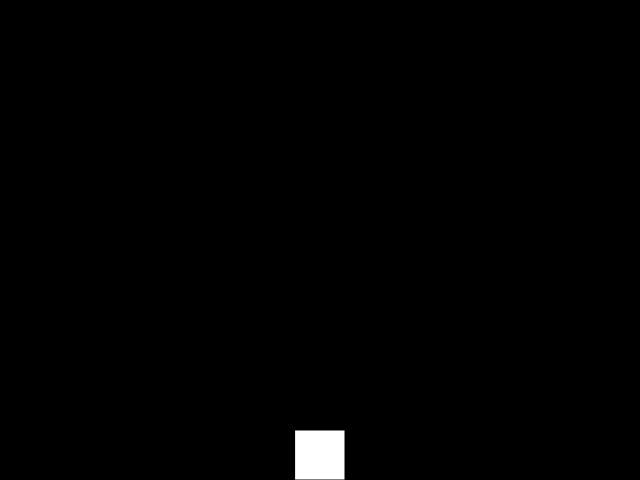
Frame 1 (no input)
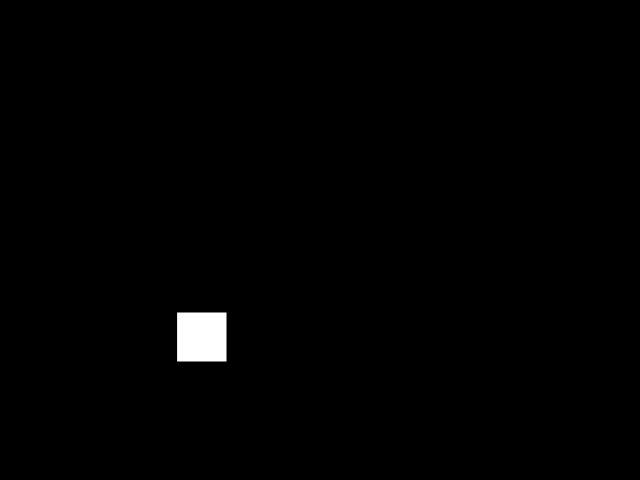
Frame 60 (no input)
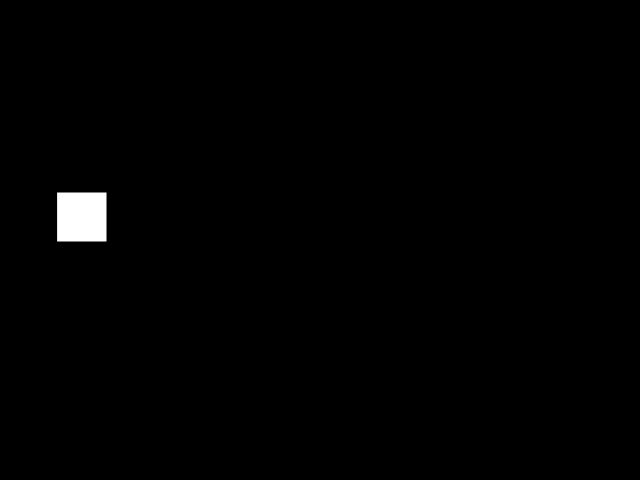
Frame 120 (the mouse pressed at the canvas centre since frame 60)

The p5.js sketch that drew these frames (run headless with seeded random() and noise() and a simulated clock; from frame 60 on, the mouse is pressed at the canvas centre):

// p5.js sketch
// ── sketch.js
var ship;
var bullets;
var enemies;

function setup() {
  createCanvas(argWidth,argHeight);
  ship = new Ship();
  bullets = [];
  enemies = [];
  frameRate(50);


}



function draw() {
  background(0);
  ship.draw();
  ship.update();

}

// ── Arguments.js
argWidth = 640;
argHeight = 480;
argEnemies = 10;

// ── Bullet.js
function Bullet(x,y,ySpeed,xSpeed) {
  this.x = x;
  this.y = y;
  this.ySpeed = ySpeed;
  this.xSpeed = xSpeed;

  this.alive = function() {
    return (x >= 0 && x < argWidth && y >= 0 && y < argHeight)
  }
}

// ── Ship.js
function Ship() {
  this.x = argWidth/2-25;
  this.y = argHeight-50;

  this.xVector = -2;
  this.yVector = -2;

  this.width = 50;
  this.height = 50;


  this.draw = function() {
    fill("#FFFFFF");
    rect(this.x,this.y,50,50);
  }

  this.update = function() {
    if(this.x >= width-this.width && this.xVector > 0) {
      this.xVector = 0;
    }
    if(this.x <= 0 && this.xVector < 0) {
      this.xVector = 0;
    }
    if(this.y >= height-this.height && this.yVector > 0) {
        this.yVector = 0;
      }
      if(this.y <= 0 && this.yVector < 0) {
        this.yVector = 0;
      }

    this.x += this.xVector;
    this.y += this.yVector;
  }
}
